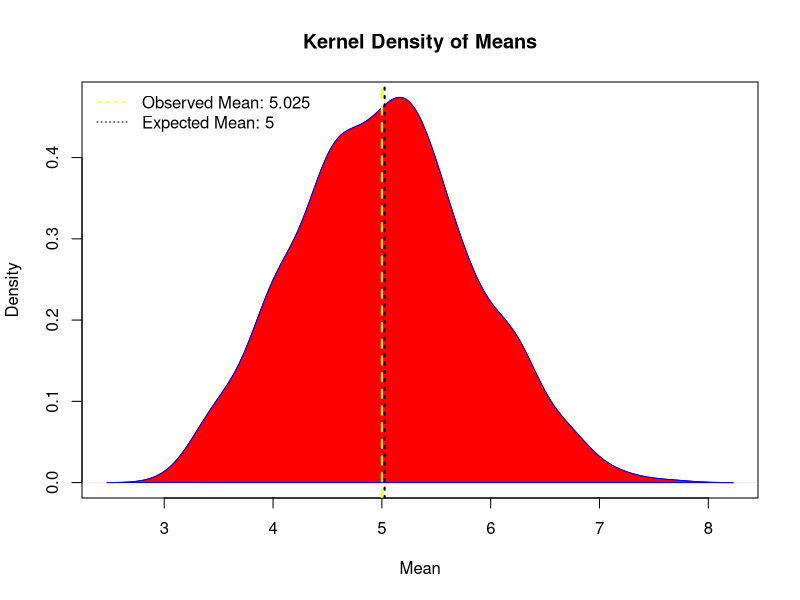
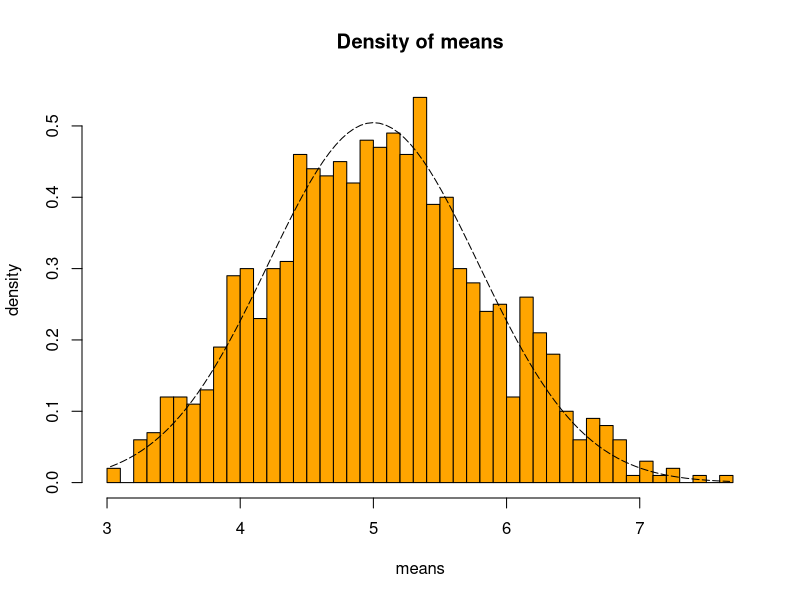
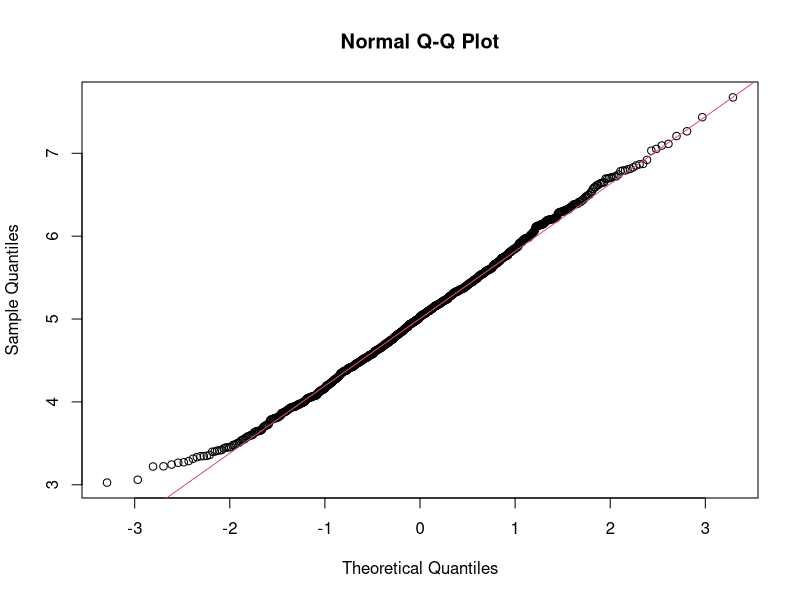

Recreate these plots in R, in order.
## ---- chunk 1
knitr::opts_chunk$set(echo = TRUE)
library(data.table)
library(ggplot2)
## ---- chunk 2
set.seed(round(1000*pi, 0))

lambda <- 0.2
# We willl be taking the average of 40 exponentials
n <- 40
# we will be comparing this distribution to 1000 random uniforms
numOfSims <- 1000
simulatedExponentials <- replicate(numOfSims, rexp(n, lambda))
# now lets compute the mean of these simulations
means <- apply(simulatedExponentials, 2, mean)
d <- density(means)
## ---- chunk 3
plot(d, main = "Kernel Density of Means", xlab = "Mean")
polygon(d, col = "red", border = "blue")
observed_mean <- mean(means)
legend("topleft", legend = c(paste("Observed Mean:",round(observed_mean,3)), paste("Expected Mean:",lambda^-1)),
       lty = c(2,3), col = c("yellow", "black"), bty = "n")
abline(v=lambda^-1, col = "yellow", lwd = 2, lty = 2)
abline(v=observed_mean, col = "black", lty = 3, lwd = 2)
## ---- chunk 4
# first let's compute the standard deviations
sample_sd <- sd(means)
expected_sd <- (1/lambda)/sqrt(n)
# now let's focus on the variance of the 2
sample_var <- sample_sd^2
expected_var <- ((1/lambda)*(1/sqrt(n)))^2
compareMatrix <- matrix(c(1/lambda,observed_mean,
                          expected_var, sample_var), nrow = 2)
rownames(compareMatrix) <- c("Expected","Observed")
colnames(compareMatrix) <- c("mean", "variance")
compareMatrix
## ---- chunk 5
# lets overlay the normal distribution over our observed data (density/histogram)
xfit <- seq(min(means), max(means), length=100)
yfit <- dnorm(xfit, mean=1/lambda, sd=(1/lambda/sqrt(n)))
hist(means,breaks=n,prob=T,col="orange",xlab = "means",main="Density of means",ylab="density")
lines(xfit, yfit, pch=22, col="black", lty=5)

qqnorm(means)
qqline(means, col = 2)
